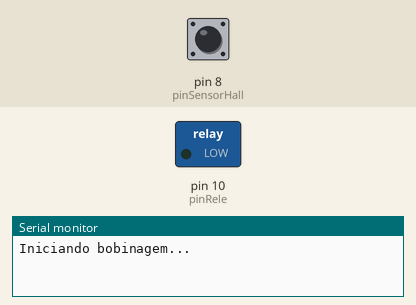
A program run on a simulated Arduino Uno, built with avr-gcc and run on an emulated ATmega328P. Shown: switched loads named in the program (green lamp = pin HIGH), the last lines printed to the serial monitor. The test bench sets the inputs (shaded band); at power-on: pin 8 (pinSensorHall) HIGH.

Above: at 1.2 s.
1.3 s: pin 8 (pinSensorHall) driven LOW
At 1.8 s:
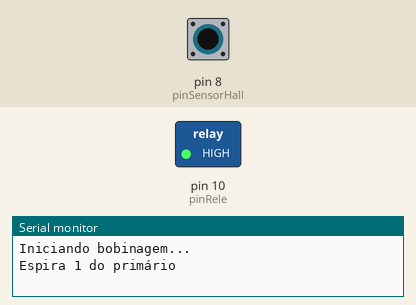
2.8 s: pin 8 (pinSensorHall) pulsed HIGH 5 times (0.12 s each, 0.3 s apart)
At 4.4 s:
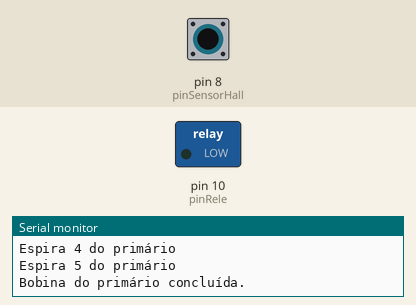
Timing chart, 0 to 5.9 s (numbered marks = the images above; inputs shaded):
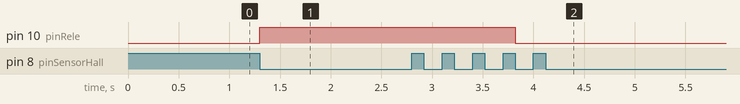

Measured:
- after the input at 1.3 s, pin 10 (pinRele): LOW → HIGH at once
- after the input at 2.8 s, pin 10 (pinRele): HIGH → LOW after 1.0 s

The program:

main.cpp
```cpp
#include <Arduino.h>

#define pinSensorHall 8
#define pinRele 10

const int BOBINAS = 4;
const int ESPIRAS_PRIMARIO = 5;
const int ESPIRAS_SECUNDARIO = 5;

int bobina = 0;
int contadorGiros = 0;
bool sensorDesativado = false;
bool bobinandoPrimario = true;

void setup()
{
  pinMode(pinSensorHall, INPUT_PULLUP);
  pinMode(pinRele, OUTPUT);
  Serial.begin(9600);
  Serial.println("Iniciando bobinagem...");
}

void loop()
{
  bool sensorHall = !digitalRead(pinSensorHall);

  if (sensorHall && !sensorDesativado && bobina < BOBINAS)
  {
    digitalWrite(pinRele, HIGH);
    contadorGiros++;
    Serial.print("Espira ");
    Serial.print(contadorGiros);
    Serial.println(bobinandoPrimario ? " do primário" : " do Secundário");

    if (bobinandoPrimario && contadorGiros >= ESPIRAS_PRIMARIO)
    {
      contadorGiros = 0;
      bobinandoPrimario = false;
      Serial.println("Bobina do primário concluída.");
      digitalWrite(pinRele, LOW);
      delay(5000);
    }
    else if (!bobinandoPrimario && contadorGiros >= ESPIRAS_SECUNDARIO)
    {
      digitalWrite(pinRele, HIGH);
      contadorGiros = 0;
      bobinandoPrimario = true;
      bobina++;
      Serial.print("Bobina ");
      Serial.print(bobina);
      Serial.println(" concluída.");
    }

    if (bobina >= BOBINAS)
    {
      Serial.println("Bobinas concluídas.");
      digitalWrite(pinRele, LOW);
      while (true)
        ;
    }
  }

  sensorDesativado = sensorHall;
}
```
